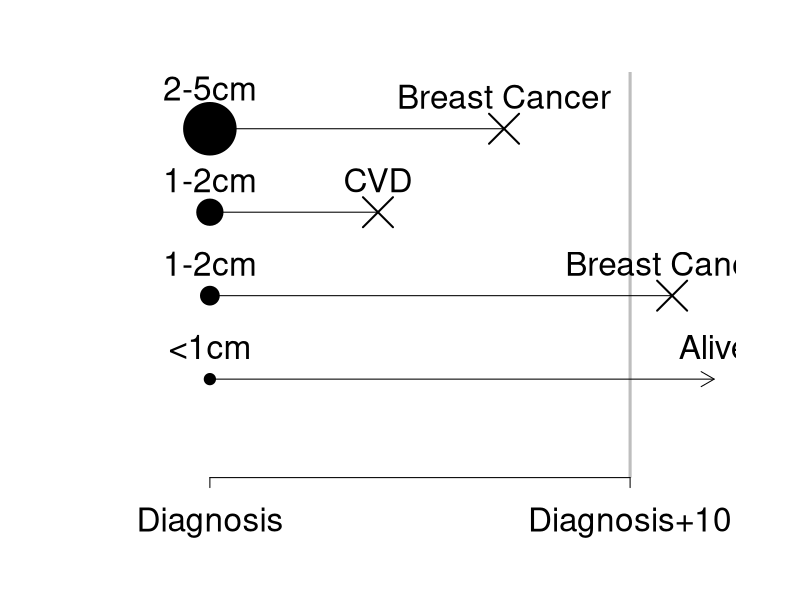

Reproduce this figure in R.

year <- 0:12

ex1 <- 0:7
ex2 <- 0:4
ex3 <- 0:11
ex4 <- 0:12

pdf("~/Dropbox/talks/figures/ibm.pdf", height=8.5, width=14, paper="special")
par (mfrow=c(1,1),mgp=c(2.75,1,0)*0.55,mar=c(1.6,1.5,0.5,1.0)*1.6,omi=c(0.2,0.5,0.4,0), tcl=-0.25,bg="white",cex=2,cex.main=2)
plot(ex1,rep(4,length(ex1)),bty="l",ylab=NA,xlab=NA,axes=FALSE,type="l",xlim=c(-1,12),ylim=c(0,4.5))
abline(v=10,col="grey",lwd=3)

points(ex1[1],4,pch=19,cex=3.5)
points(ex1[length(ex1)],4,pch=4,cex=2,lwd=2)
text(ex1[1],4.1,"2-5cm",pos=3)
text(ex1[length(ex1)],4,"Breast Cancer",pos=3)

lines(ex2,rep(3,length(ex2)))
points(ex2[1],3,pch=19,cex=1.75)
points(ex2[length(ex2)],3,pch=4,cex=2,lwd=2)
text(ex2[1],3,"1-2cm",pos=3)
text(ex2[length(ex2)],3,"CVD",pos=3)

lines(ex3,rep(2,length(ex3)))
points(ex3[1],2,pch=19,cex=1.25)
points(ex3[length(ex3)],2,pch=4,cex=2,lwd=2)
text(ex3[1],2,"1-2cm",pos=3)
text(ex3[length(ex3)],2,"Breast Cancer",pos=3)

arrows(0,1,ex4[length(ex4)],1,length=0.15)
points(ex4[1],1,pch=19,cex=0.75)
text(ex4[1],1,"<1cm",pos=3)
text(ex4[length(ex4)],1,"Alive",pos=3)


axis(1,at=c(0,10),paste(c("Diagnosis","Diagnosis+10")))
dev.off()
